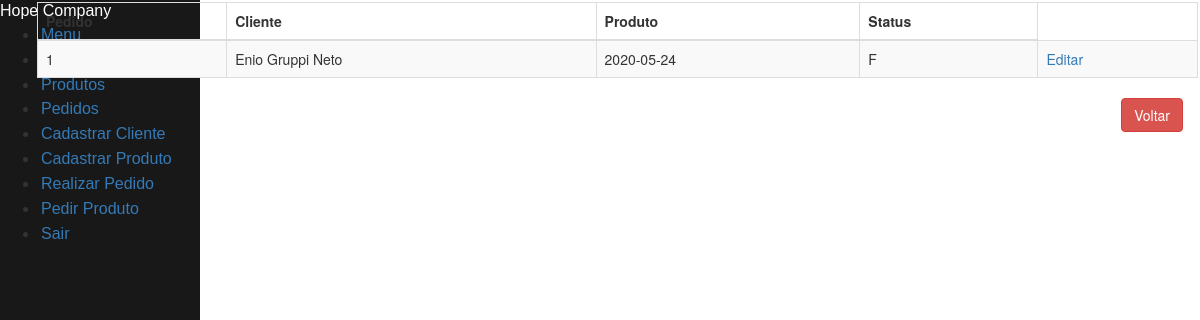
/pedido/, run on an earlier commit of the app's database.
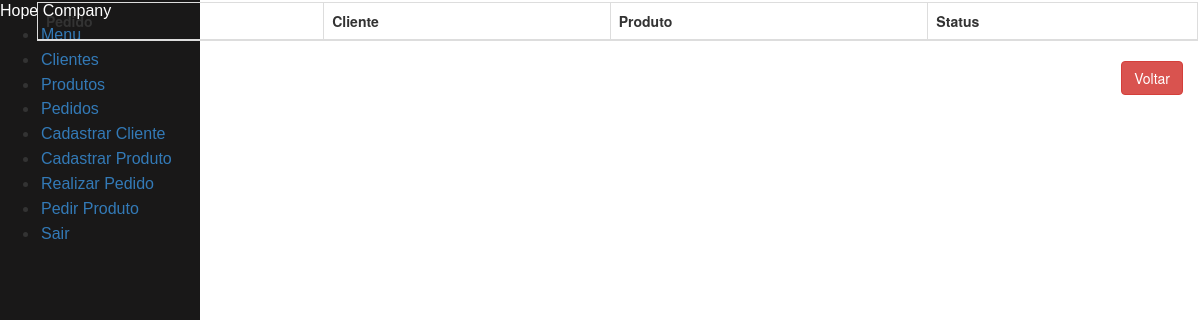
And on a later commit of the database.
### tables this page shows
CREATE TABLE pedido (
    id_pedido INTEGER PRIMARY KEY AUTOINCREMENT,
    id_cliente INTEGER NOT NULL,
    datahora DEFAULT CURRENT_DATE,
    ped_valor INTEGER,
    ped_qtd INTERGER,
    status TINYINT(1),
    FOREIGN KEY(id_cliente) REFERENCES cliente(id_cliente)
);

CREATE TABLE cliente (
    id_cliente INTEGER PRIMARY KEY AUTOINCREMENT,
    nome VARCHAR(50) NOT NULL,
    sexo VARCHAR(1) NOT NULL,
    telefone CHAR(11) NULL,
    endereco CHAR(100) NULL,
    email CHAR(100) NULL
);

### clientes.py (the view)
@app.route("/pedido/")
def listar_pedidos_api():
    return render_template("lista_pedidos.html", pedidos = listar_pedidos())

### clientes.py (called while the page is built)
def row_to_dict(description, row):
    if row == None:
        return None
    d = {}
    for i in range(0, len(row)):
        d[description[i][0]] = row[i]
    return d

def rows_to_dict(description, rows):
    result = []
    for row in rows:
        result.append(row_to_dict(description, row))
    return result

def conectar():
    return sqlite3.connect('clientes.db')

def listar_pedidos():
    with closing(conectar()) as con, closing(con.cursor()) as cur:
        cur.execute("SELECT p.id_pedido, p.id_cliente, p.datahora, p.status, c.nome FROM pedido p INNER JOIN cliente c ON p.id_cliente = c.id_cliente ORDER BY p.id_cliente")
        return rows_to_dict(cur.description, cur.fetchall())

### templates/lista_pedidos.html (shortened to what this page needs)
{% extends "menu.html" %}
{% block content %}
    <div class="table-responsive" id="sailorTableArea">
        <table id="sailorTable" class="table table-striped table-bordered" width="100%">
            <thead>
                <tr>
                    <th>Pedido</th>
                    <th>Cliente</th>
                    <th>Produto</th>
                    <th>Status</th>
                </tr>
            </thead>
            <tbody>
                {% for pedido in pedidos %}
                <tr>
                    <td>{{pedido['id_pedido']}}</td>
                    <td>{{pedido['nome']}}</td>
                    <td>{{pedido['datahora']}}</td>
                    <td>{{pedido['status']}}</td>
                    <td><a href="/pedido/{{pedido['id_pedido']}}" class="botao">Editar</a></td>
                </tr>
                {% endfor %}
            </tbody>
        </table>
    </div>
    <div class="form-group">
        <label class="col-md-4 control-label" for="btnsalvar"></label>
        <div class="col-md-8 text-right">
            <a id="btncancelar" name="btncancelar" class="btn btn-danger" href="/menu">Voltar</a>
        </div>
    </div>
</body>
{% endblock %}

What changed in the data, as far as the page shows it:
removed pedido: id_pedido "1", nome "Enio Gruppi Neto", datahora "2020-05-24", status "F"
